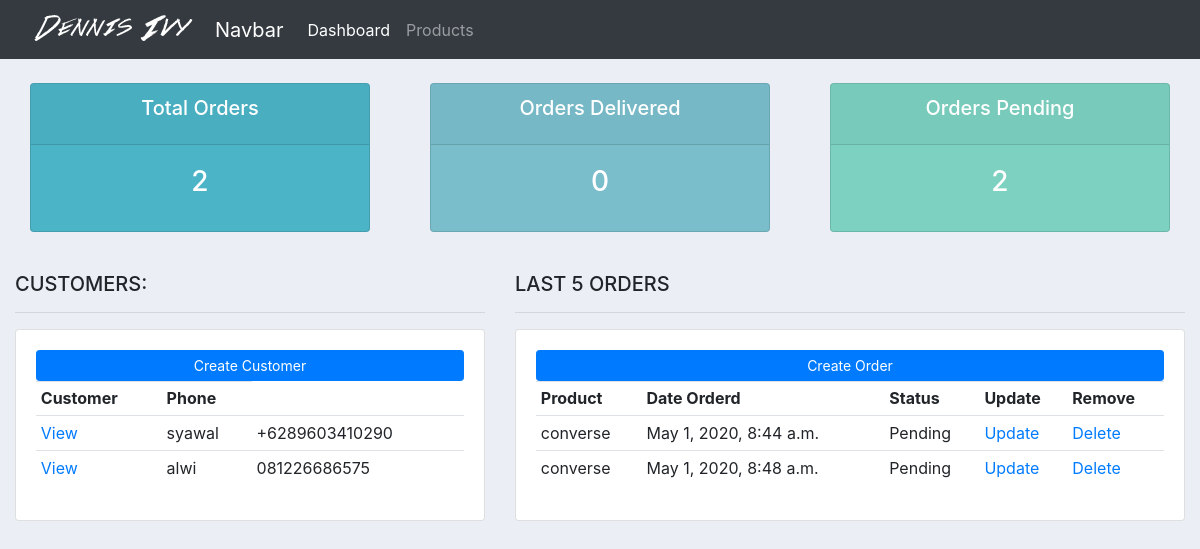
The page / on the database its author committed.
### accounts/models.py (models this page shows, shortened)
class Customer(models.Model):
    name = models.CharField(max_length=200, null=True)
    phone = models.CharField(max_length=200, null=True)
    email = models.CharField(max_length=200, null=True)
    date_created = models.DateTimeField(auto_now_add=True, null=True)

class Order(models.Model):
    STATUS = (
            ('Pending', 'Pending'),
            ('Out for delivery', 'Out for delivery'),
            ('Delivered', 'Delivered'),
            )
    customer = models.ForeignKey(Customer, null=True, on_delete=models.SET_NULL)
    product = models.ForeignKey(Product, null=True, on_delete=models.SET_NULL)
    date_created = models.DateTimeField(auto_now_add=True, null=True)
    status = models.CharField(max_length=200, null=True, choices=STATUS)

class Product(models.Model):
    CATEGORY = (
        ('Indoor', 'Indoor'),
        ('Out Door', 'Out Door'),
    )
    name = models.CharField(max_length=200, null=True)
    price = models.FloatField(null=True)
    category = models.CharField(max_length=200, null=True, choices=CATEGORY)
    description = models.CharField(max_length=200, null=True)
    date_created = models.DateTimeField(auto_now_add=True, null=True)
    tags = models.ManyToManyField(Tag)
    def __str__(self):
        return self.name

### accounts/views.py (the view)
# urls.py: path('', views.dashboard, name="dashboard"),
def dashboard(request):
    customers = Customer.objects.all()
    total_customer = customers.count()
    orders = Order.objects.all()
    total_orders = orders.count()
    delivered = Order.objects.filter(status='Delivered').count()
    pending = Order.objects.filter(status='Pending').count()
    context = {
        'customers': customers,
        'orders': orders,
        'total_orders': total_orders,
        'total_customer': total_customer,
        'delivered': delivered,
        'pending': pending
    }
    return render(request, 'accounts/dashboard.html', context)

### accounts/templates/accounts/dashboard.html
{%  extends 'accounts/main.html' %}
{% block content %}
{%  include 'accounts/status.html' %}
<br>
<div class="row">
	<div class="col-md-5">
		<h5>CUSTOMERS:</h5>
		<hr>
		<div class="card card-body">
			<a class="btn btn-primary  btn-sm btn-block" href="">Create Customer</a>
			<table class="table table-sm">
				<tr>
					<th>Customer</th>
					<th>Phone</th>
				</tr>
				{% for customer in customers %}
					<tr>
                        <td><a href="{% url 'customer' customer.id %}">View</a></td>
						<td>{{customer.name}}</td>
						<td>{{customer.phone}}</td>
					</tr>
				{% endfor %}
			</table>
		</div>
	</div>
	<div class="col-md-7">
		<h5>LAST 5 ORDERS</h5>
		<hr>
		<div class="card card-body">
			<a class="btn btn-primary  btn-sm btn-block" href="{% url 'create_order' %}">Create Order</a>
			<table class="table table-sm">
				<tr>
					<th>Product</th>
					<th>Date Orderd</th>
					<th>Status</th>
					<th>Update</th>
					<th>Remove</th>
				</tr>
				{% for order in orders %}
					<tr>
						<td>{{order.product}}</td>
						<td>{{order.date_created}}</td>
						<td>{{order.status}}</td>
						<td><a href="{% url 'update_order' order.id %}">Update</a></td>
						<td><a href="{% url 'delete_order' order.id %}">Delete</a></td>
					</tr>
				{% endfor %}
			</table>
		</div>
	</div>
</div>
{% endblock %}

### static/css/main.css (style rules this page uses)
body { background-color: #ebeff5; }

### rows shown on the page
Customer: name "syawal", phone "+6289603410290"
Customer: name "alwi", phone "081226686575"
Order: product "converse", date_created "May 1, 2020, 8:44 a.m.", status "Pending"
Order: product "converse", date_created "May 1, 2020, 8:48 a.m.", status "Pending"

### other values the page prints
{{ total_orders }} "2"
{{ delivered }} "0"
{{ pending }} "2"
